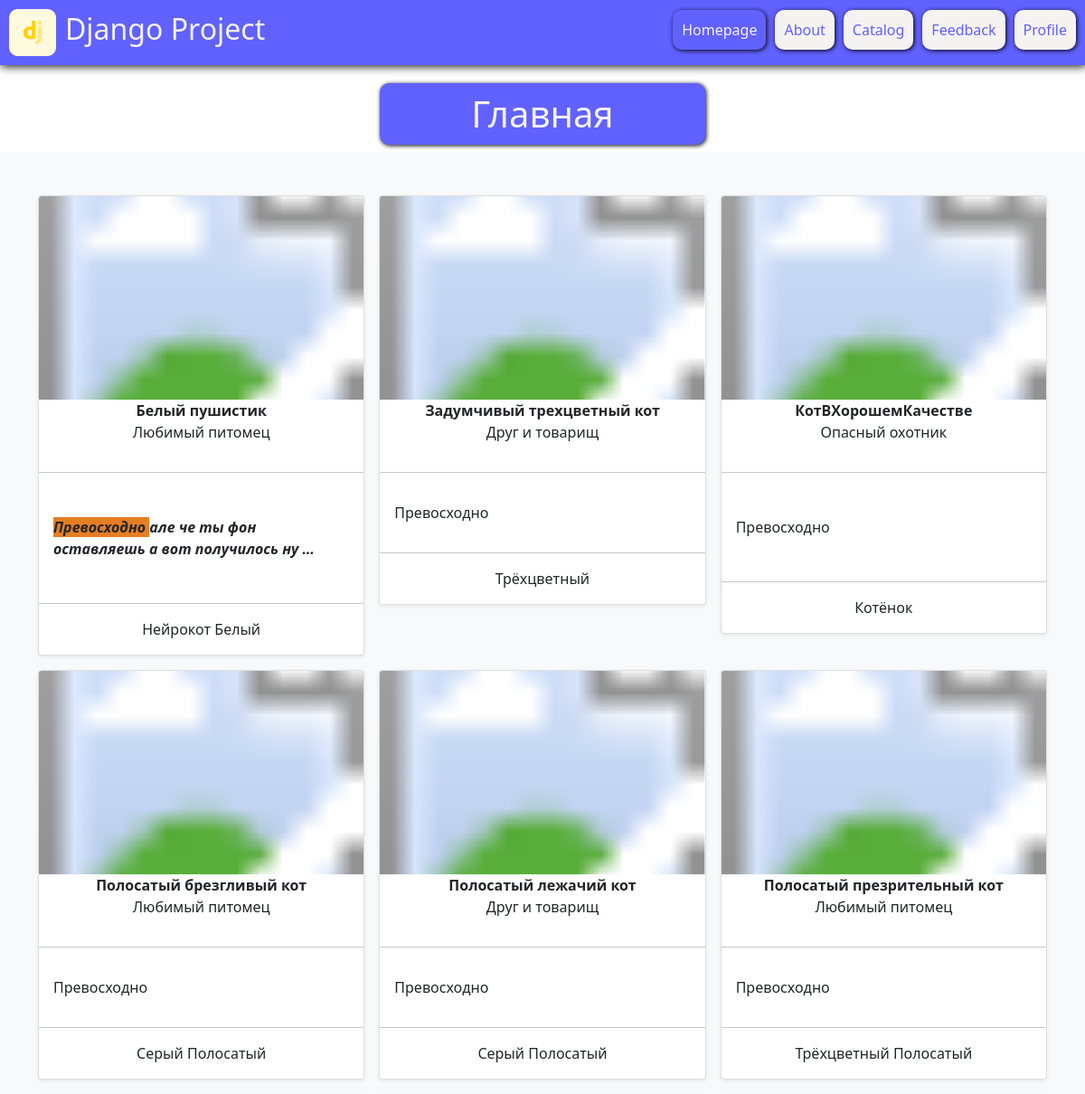
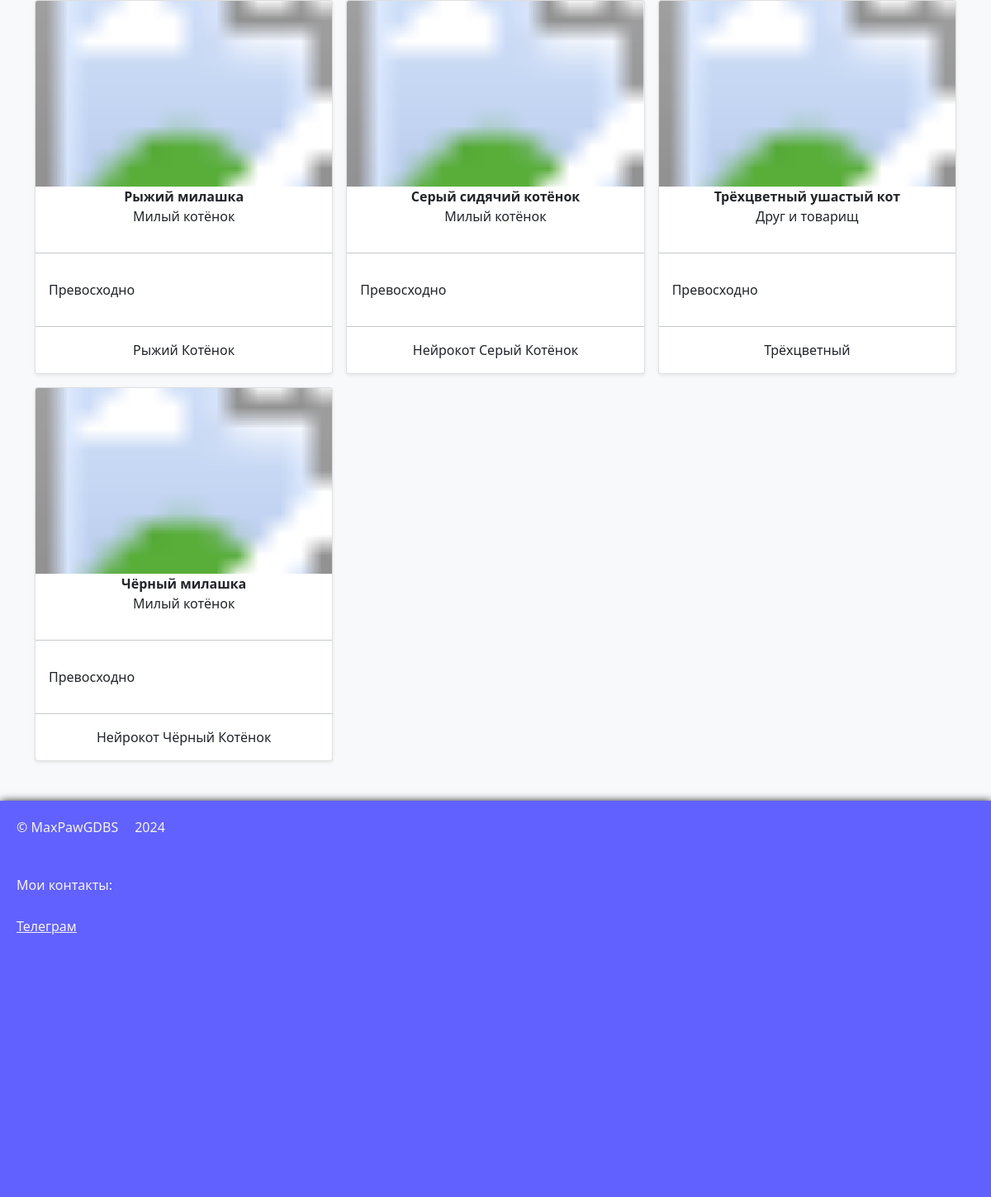
The page / on the database its author committed (2 pictures, top to bottom).
### catalog/models.py (models this page shows, shortened)
class Item(core.models.BaseModel):
    objects = ItemManager()
    text = tinymce.models.HTMLField(
        verbose_name="текст",
        help_text="Описание товара",
        validators=[
            catalog.validators.ValidateMustContain(
                "роскошно",
                "превосходно",
            ),
        ],
    )
    is_on_main = django.db.models.BooleanField(
        verbose_name="на главной",
        default=False,
        help_text="Статус показа на главной странице",
    )
    tags = django.db.models.ManyToManyField(Tag)
    category = django.db.models.ForeignKey(
        Category,
        on_delete=django.db.models.CASCADE,
    )
    created_at = django.db.models.DateTimeField(auto_now_add=True, null=True)
    updated_at = django.db.models.DateTimeField(auto_now=True, null=True)
    class Meta:
        ordering = ("name", "text", "id")
        verbose_name = "товар"
        verbose_name_plural = "товары"

class Category(core.models.ModelNormalizedNames):
    weight = django.db.models.PositiveSmallIntegerField(
        verbose_name="вес",
        default=100,
        help_text="Вес",
        validators=[
            django.core.validators.MinValueValidator(1),
            django.core.validators.MaxValueValidator(32767),
        ],
    )
    class Meta:
        verbose_name = "категория"
        verbose_name_plural = "категории"
    def __str__(self):
        return self.name[:15]

class Tag(core.models.ModelNormalizedNames):
    class Meta:
        verbose_name = "тег"
        verbose_name_plural = "теги"

### homepage/views.py (the view)
# urls.py: django.urls.path("", homepage.views.home, name="home"),
def home(request):
    context = {
        "items": catalog.models.Item.objects.on_main(),
    }
    template = "homepage/main.html"
    return django.shortcuts.render(request, template, context=context)

### catalog/models.py (called while the page is built)
    def base(self, **kwargs):
        items = self.get_queryset()
        return (
            items.filter(
                is_published=True,
                category__is_published=True,
                **kwargs,
            )
            .select_related("category", "main_image")
            .prefetch_related(
                django.db.models.Prefetch(
                    "tags",
                    queryset=catalog.models.Tag.objects.filter(
                        is_published=True,
                    ).only("name"),
                ),
            )
            .only("id", "name", "text", "category__name", "main_image__image")
        )

    def on_main(self):
        return self.base(is_on_main=True)

### templates/homepage/main.html (shortened to what this page needs)
{% extends "base.html" %}
{% load static %}
{% block content %}
<h1 class="title">Главная</h1>
<div class="album py-5 bg-light">
    <div class="container">
        <div class="row row-cols-1 row-cols-sm-2 row-cols-md-3 g-3">
            {% for item in items %}
                {% include "includes/item_card.html" %}
            {% endfor %}
        </div>
    </div>
</div>
{% endblock %}

### templates/includes/item_card.html
{% load static %}
<a href="/catalog/{{ item.id }}" style="text-decoration: none; color: inherit">
    <div class="col">
        <div class="card shadow-sm">
            <svg class="bd-placeholder-img card-img-top" width="100%" height="225">
                <image href="{{ item.main_image.image.url }}" width="100%" height="100%"
                       preserveAspectRatio="xMidYMid slice"/>
            </svg>
            <b style="text-align: center;">{{ item.name }}</b>
            <p style="text-align: center;">{{ item.category }}</p>
            <hr>
            <div class="card-body">
                <p class="card-text">{{ item.text | truncatewords_html:10 | safe }}</p>
            </div>
            <hr>
            <p style="text-align: center;">{% for tag in item.tags.all %}{{ tag.name }} {% endfor %}</p>
        </div>
    </div>
</a>

### static_dev/css/base.css (style rules this page uses)
.title { text-align: center; padding: 10px; background-color: #6161ff; color: #f5f3f2; border-radius: 10px; box-shadow: 1px 1px 5px black; width: 30%; margin-left: 35%; }

### rows shown on the page
Item: name "Белый пушистик", category "Любимый питомец", text "Превосходно але че ты фон оставляешь а вот получилось ну …"
Tag: name "Нейрокот"
Tag: name "Белый"
Item: name "Задумчивый трехцветный кот", category "Друг и товарищ", text "Превосходно"
Tag: name "Трёхцветный"
Item: name "КотВХорошемКачестве", category "Опасный охотник", text "Превосходно"
Tag: name "Котёнок"
Item: name "Полосатый брезгливый кот", category "Любимый питомец", text "Превосходно"
Tag: name "Серый"
Tag: name "Полосатый"
Item: name "Полосатый лежачий кот", category "Друг и товарищ", text "Превосходно"
Item: name "Полосатый презрительный кот", category "Любимый питомец", text "Превосходно"
Item: name "Рыжий милашка", category "Милый котёнок", text "Превосходно"
Tag: name "Рыжий"
Item: name "Серый сидячий котёнок", category "Милый котёнок", text "Превосходно"
Item: name "Трёхцветный ушастый кот", category "Друг и товарищ", text "Превосходно"
Item: name "Чёрный милашка", category "Милый котёнок", text "Превосходно"
Tag: name "Чёрный"
